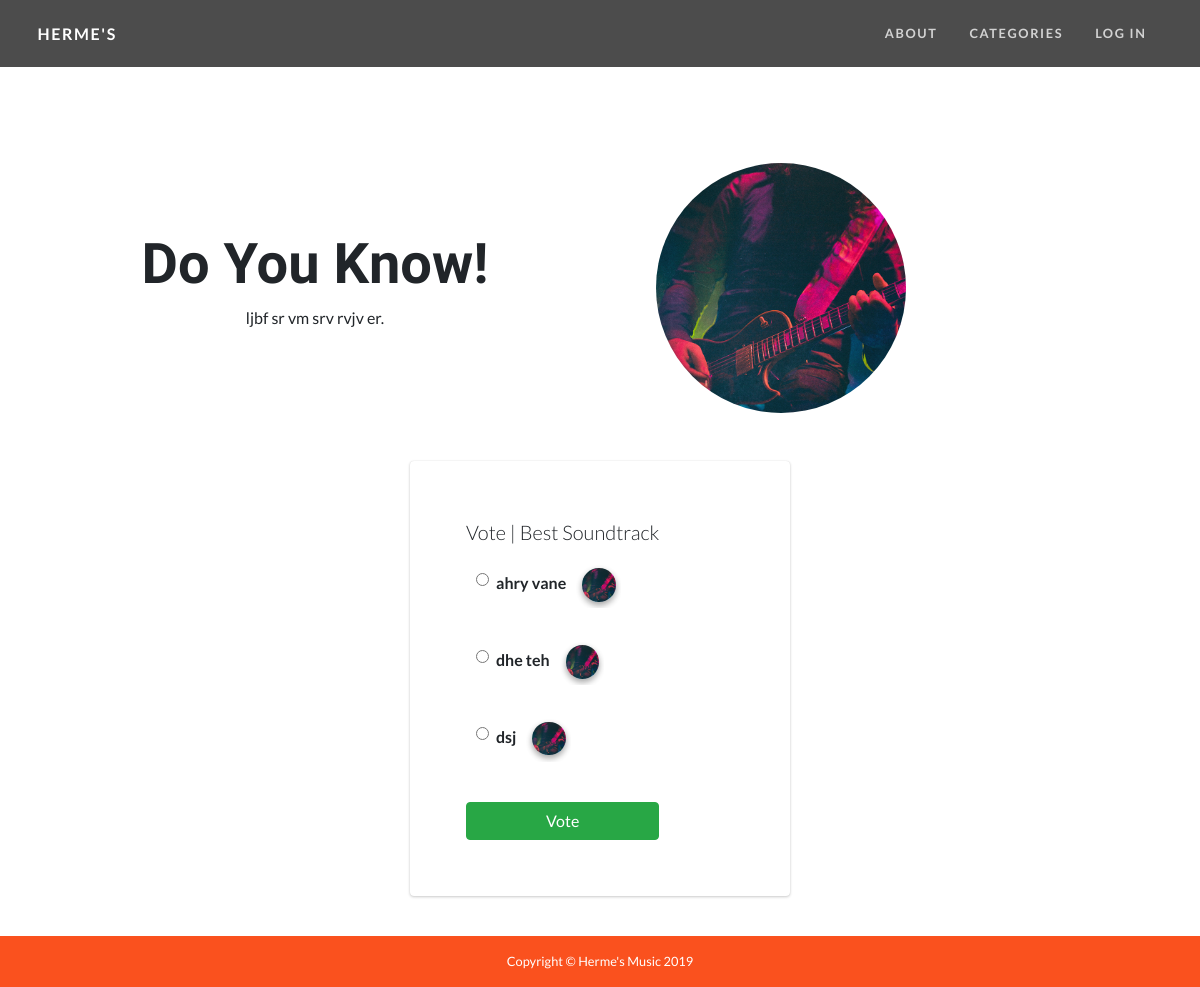
/1/, run on the app's committed database.
### voteapp/models.py (models this page shows, shortened)
class Triva(models.Model):
    info = models.CharField(max_length=500)

class Award(models.Model):
    award_name = models.CharField(max_length=200, blank=True, null=True)
    artistNum = models.IntegerField(default=0)
    created_date = models.DateTimeField()

class Choice(models.Model):
    award = models.ForeignKey(Award, related_name='awards', on_delete=models.CASCADE)
    artist = models.CharField(max_length=200, blank=True, null=True)
    votes = models.IntegerField(default=0)

### voteapp/views.py (the view)
# urls.py: path('<int:award_id>/', voteViews.vote, name='Vote'),
def vote(request, award_id):
    triva = Triva.objects.get(id=rand)
    try:
        award = Award.objects.get(pk=award_id)
        c = Choice.objects.filter(award_id=award_id)
    except Award.DoesNotExist:
        raise Http404("Award Category Does Not Exist")
    context = {
        'award': award,
        'c': c,
        'triva': triva
    }
    return render(request, 'vote.html', context)

### templates/vote.html (shortened to what this page needs)
{% extends "base.html" %}
{% load static %}
{% block content %}
<br><br>
<section>
    <div class="container">
      <div class="row align-items-center">
        <div class="col-lg-6 order-lg-2">
          <div class="p-5">
            <img class="img-fluid rounded-circle" src="{% static "img/03.jpg" %}" alt="" style="width: 250px; height:250px">
          </div>
        </div>
        <div class="col-lg-6 order-lg-1 text-center">
          <div class="p-3">
            <h2 class="display-4">Do You Know!</h2>
            <p>{{ triva.info }}.</p>
          </div>
        </div>
      </div>
    </div>
  </section>
  <section>
    <div class="container">
      <div class="row align-items-center">
        <div class="col-lg-4 info-box ">
          <div class="p-5 ">
              <p class="text-center lead">Vote  |   {{ award.award_name }}</p>
            <form action="/vote_save" method="POST">
                {% for artist in c %}
                        <div class="user-panel mt-3 pb-3 mb-3 d-flex">
                            <span class="info d-inline-block float-right">
                                <div class="form-check">
                                    <input
                                        type="radio"
                                        name="artist"
                                        class="form-check-input"
                                        id="artist{{ forloop.counter }}"
                                        value="{{ artist.id }}"
                                        required
                                    />
                                    <label for="artist{{ forloop.counter }}">{{ artist.artist }}</label>
                                    <div class="image">
                                    <img src="{% static "img/03.jpg" %}" class="img-circle elevation-2" alt="User Image">
                                    </div>
                              </div>
                        </span>
                    </div>
                {% endfor %}
                <input type="submit" name="voting" value="Vote" class="btn btn-success btn-md btn-block mt-4">
            </form>
          </div>
        </div>
      </div>
    </div>
  </section>
{% endblock content %}

### data on the page
Triva: info "ljbf sr vm srv rvjv er"
Award: award_name "Best Soundtrack"
Choice: artist "ahry vane"
Choice: artist "dhe teh"
Choice: artist "dsj"
